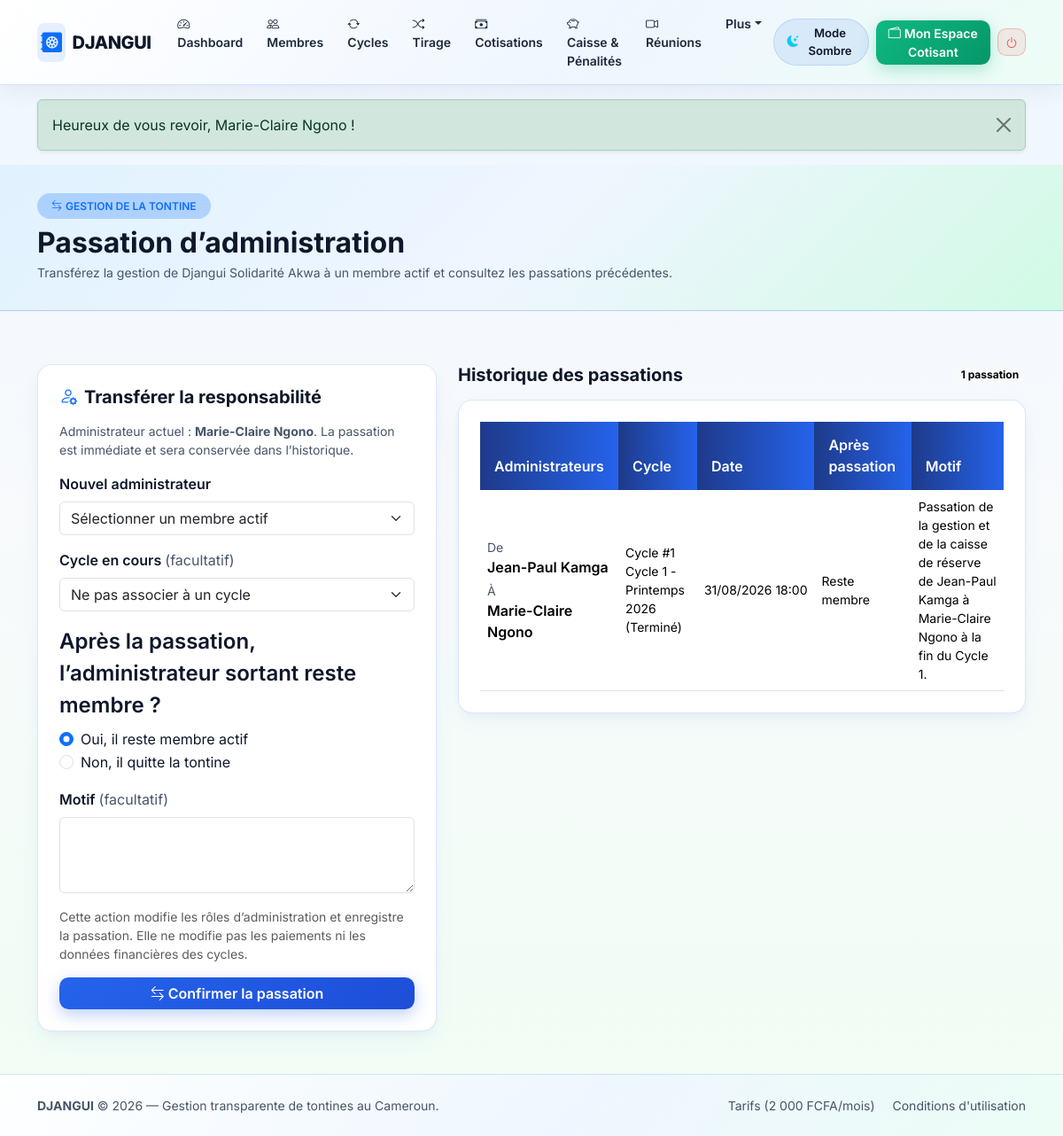
The page /admin/transfer.php (signed in) on the database its author committed.
### tables this page shows
CREATE TABLE tontines (
    id INT UNSIGNED AUTO_INCREMENT PRIMARY KEY,
    code_tontine VARCHAR(20) NOT NULL,
    code_invitation VARCHAR(24) NOT NULL,
    nom VARCHAR(120) NOT NULL,
    description TEXT DEFAULT NULL,
    ville VARCHAR(80) NOT NULL DEFAULT 'Douala',
    devise CHAR(4) NOT NULL DEFAULT 'FCFA',
    solde_caisse_reserve DECIMAL(12,2) NOT NULL DEFAULT 0.00 COMMENT 'Caisse geree par l admin (penalites, bonus, reliquats)',
    statut ENUM('active', 'suspendue', 'fermee') NOT NULL DEFAULT 'active',
    date_debut_essai DATETIME NOT NULL,
    date_fin_essai DATETIME NOT NULL,
    statut_abonnement ENUM('essai', 'actif', 'expire') NOT NULL DEFAULT 'essai',
    abonnement_valide_jusqua DATETIME DEFAULT NULL,
    admin_id INT UNSIGNED NOT NULL COMMENT 'UNIQUE : 1 admin/secretaire ne gere qu une seule tontine',
    created_at DATETIME NOT NULL DEFAULT CURRENT_TIMESTAMP,
    updated_at DATETIME NOT NULL DEFAULT CURRENT_TIMESTAMP ON UPDATE CURRENT_TIMESTAMP,

    CONSTRAINT uq_tontines_code UNIQUE (code_tontine),
    CONSTRAINT uq_tontines_invitation UNIQUE (code_invitation),
    CONSTRAINT uq_tontines_admin UNIQUE (admin_id),
    CONSTRAINT chk_tontines_caisse CHECK (solde_caisse_reserve >= 0),
    CONSTRAINT fk_tontines_admin FOREIGN KEY (admin_id) REFERENCES users(id) ON DELETE RESTRICT ON UPDATE CASCADE,
    INDEX idx_tontines_statut (statut, statut_abonnement)
);

CREATE TABLE users (
    id INT UNSIGNED AUTO_INCREMENT PRIMARY KEY,
    code_public VARCHAR(24) NOT NULL COMMENT 'Identifiant public pour le QR Code (sans donnees sensibles)',
    username VARCHAR(50) NOT NULL,
    password_hash VARCHAR(255) NOT NULL,
    nom_complet VARCHAR(120) NOT NULL,
    telephone VARCHAR(20) NOT NULL,
    email VARCHAR(150) DEFAULT NULL,
    numero_cni VARCHAR(60) DEFAULT NULL COMMENT 'Donnee sensible visible uniquement par l admin',
    role ENUM('admin', 'member') NOT NULL DEFAULT 'member',
    statut_membre ENUM('actif', 'inactif', 'sorti') NOT NULL DEFAULT 'actif',
    statut_validation ENUM('en_attente', 'accepte') NOT NULL DEFAULT 'accepte',
    canal_paiement ENUM('momo', 'om', 'especes') NOT NULL DEFAULT 'momo',
    telephone_paiement VARCHAR(20) NOT NULL COMMENT 'Numero MoMo/OM qui envoie les cotisations et recoit le pot',
    tentatives_echouees TINYINT UNSIGNED NOT NULL DEFAULT 0,
    blocage_jusqua DATETIME DEFAULT NULL,
    reset_token VARCHAR(100) DEFAULT NULL,
    reset_expire_at DATETIME DEFAULT NULL,
    tontine_id INT UNSIGNED DEFAULT NULL COMMENT '1 seule tontine autorisee par compte',
    created_at DATETIME NOT NULL DEFAULT CURRENT_TIMESTAMP,
    updated_at DATETIME NOT NULL DEFAULT CURRENT_TIMESTAMP ON UPDATE CURRENT_TIMESTAMP,

    CONSTRAINT uq_users_code_public UNIQUE (code_public),
    CONSTRAINT uq_users_username UNIQUE (username),
    CONSTRAINT uq_users_telephone UNIQUE (telephone),
    CONSTRAINT uq_users_email UNIQUE (email),
    INDEX idx_users_tontine_statut (tontine_id, statut_membre)
);

CREATE TABLE admin_transfers (
    id INT UNSIGNED AUTO_INCREMENT PRIMARY KEY,
    tontine_id INT UNSIGNED NOT NULL,
    cycle_id INT UNSIGNED DEFAULT NULL,
    ancien_admin_id INT UNSIGNED NOT NULL,
    nouvel_admin_id INT UNSIGNED NOT NULL,
    ancien_reste_membre TINYINT(1) NOT NULL DEFAULT 1,
    motif VARCHAR(255) DEFAULT NULL,
    date_transfert DATETIME NOT NULL DEFAULT CURRENT_TIMESTAMP,

    CONSTRAINT fk_transfers_tontine FOREIGN KEY (tontine_id) REFERENCES tontines(id) ON DELETE CASCADE ON UPDATE CASCADE,
    CONSTRAINT fk_transfers_cycle FOREIGN KEY (cycle_id) REFERENCES cycles(id) ON DELETE SET NULL ON UPDATE CASCADE,
    CONSTRAINT fk_transfers_old_admin FOREIGN KEY (ancien_admin_id) REFERENCES users(id) ON DELETE RESTRICT ON UPDATE CASCADE,
    CONSTRAINT fk_transfers_new_admin FOREIGN KEY (nouvel_admin_id) REFERENCES users(id) ON DELETE RESTRICT ON UPDATE CASCADE,
    INDEX idx_transfers_tontine (tontine_id, date_transfert)
);

CREATE TABLE cycles (
    id INT UNSIGNED AUTO_INCREMENT PRIMARY KEY,
    tontine_id INT UNSIGNED NOT NULL,
    numero_cycle INT UNSIGNED NOT NULL,
    titre VARCHAR(100) NOT NULL,
    montant_cotisation DECIMAL(12,2) NOT NULL,
    frequence ENUM('hebdo', 'bimensuel', 'mensuel') NOT NULL DEFAULT 'mensuel',
    jour_limite_paiement TINYINT UNSIGNED NOT NULL DEFAULT 5,
    montant_penalite_retard DECIMAL(12,2) NOT NULL DEFAULT 0.00,
    date_debut DATE NOT NULL,
    date_fin DATE DEFAULT NULL,
    statut ENUM('brouillon', 'actif', 'termine', 'annule') NOT NULL DEFAULT 'brouillon',
    date_tirage DATETIME DEFAULT NULL,
    tirage_verrouille TINYINT(1) NOT NULL DEFAULT 0,
    auteur_tirage_id INT UNSIGNED DEFAULT NULL,
    created_at DATETIME NOT NULL DEFAULT CURRENT_TIMESTAMP,

    CONSTRAINT uq_cycles_tontine_numero UNIQUE (tontine_id, numero_cycle),
    CONSTRAINT chk_cycles_montant CHECK (montant_cotisation > 0),
    CONSTRAINT chk_cycles_penalite CHECK (montant_penalite_retard >= 0),
    CONSTRAINT fk_cycles_tontine FOREIGN KEY (tontine_id) REFERENCES tontines(id) ON DELETE CASCADE ON UPDATE CASCADE,
    CONSTRAINT fk_cycles_auteur_tirage FOREIGN KEY (auteur_tirage_id) REFERENCES users(id) ON DELETE SET NULL ON UPDATE CASCADE,
    INDEX idx_cycles_tontine_statut (tontine_id, statut)
);

### includes/functions.php (called while the page is built, shortened)
<?php
function e($texte) {
    return htmlspecialchars((string)$texte, ENT_QUOTES, 'UTF-8');
}

### admin/transfer.php (the view, shortened to what this page needs)
<?php
require_once __DIR__ . '/../includes/db.php';
require_once __DIR__ . '/../includes/functions.php';
$tontine_id = (int)($_SESSION['tontine_id'] ?? 0);
$stmtTontine = $pdo->prepare("
    SELECT t.id, t.nom, t.admin_id, u.nom_complet AS nom_admin
    FROM tontines t
    JOIN users u ON u.id = t.admin_id
    WHERE t.id = ?
    LIMIT 1
");
$stmtTontine->execute([$tontine_id]);
$tontine = $stmtTontine->fetch();
$stmtMembres = $pdo->prepare("
    SELECT id, nom_complet, code_public
    FROM users
    WHERE tontine_id = ? AND role = 'member' AND statut_membre = 'actif'
    ORDER BY nom_complet
");
$stmtMembres->execute([$tontine_id]);
$membres = $stmtMembres->fetchAll();
$stmtHistorique = $pdo->prepare("
    SELECT tr.date_transfert, tr.ancien_reste_membre, tr.motif,
           ua.nom_complet AS ancien_admin,
           un.nom_complet AS nouvel_admin,
           c.numero_cycle, c.titre AS titre_cycle
    FROM admin_transfers tr
    JOIN users ua ON ua.id = tr.ancien_admin_id
    JOIN users un ON un.id = tr.nouvel_admin_id
    LEFT JOIN cycles c ON c.id = tr.cycle_id
    WHERE tr.tontine_id = ?
    ORDER BY tr.date_transfert DESC, tr.id DESC
");
$stmtHistorique->execute([$tontine_id]);
$transferts = $stmtHistorique->fetchAll();
require_once __DIR__ . '/../includes/header.php';
require_once __DIR__ . '/../includes/navbar.php';
?>
<div class="page-header-dark">
    <div class="container">
        <span class="badge bg-primary bg-opacity-25 text-primary px-3 py-2 rounded-pill fw-semibold mb-2">
            <i class="bi bi-arrow-left-right me-1"></i>GESTION DE LA TONTINE
        </span>
        <h1 class="fw-bold h2 mb-1">Passation d’administration</h1>
        <p class="text-muted small mb-0">
            Transférez la gestion de <?= e($tontine['nom']) ?> à un membre actif et consultez les passations précédentes.
        </p>
    </div>
</div>
<main class="container pb-5">
    <div class="row g-4 mt-1">
        <section class="col-lg-5" aria-labelledby="transfert-title">
            <div class="card card-djangui p-4">
                <h2 id="transfert-title" class="h5 fw-bold mb-3">
                    <i class="bi bi-person-gear text-primary me-2"></i>Transférer la responsabilité
                </h2>
                <p class="small text-muted">
                    Administrateur actuel : <strong><?= e($tontine['nom_admin']) ?></strong>.
                    La passation est immédiate et sera conservée dans l’historique.
                </p>
                <?php if (empty($membres)): ?>
                    <div class="alert alert-warning mb-0" role="status">
                        Aucun autre membre actif ne peut recevoir l’administration pour le moment.
                    </div>
                <?php else: ?>
                    <form method="POST" action="transfer.php">
                        <div class="mb-3">
                            <label for="nouvel_admin_id" class="form-label fw-semibold">Nouvel administrateur</label>
                            <select class="form-select" id="nouvel_admin_id" name="nouvel_admin_id" required>
                                <option value="">Sélectionner un membre actif</option>
                            </select>
                        </div>
                        <div class="mb-3">
                            <label for="cycle_id" class="form-label fw-semibold">Cycle en cours <span class="text-muted fw-normal">(facultatif)</span></label>
                            <select class="form-select" id="cycle_id" name="cycle_id">
                                <option value="">Ne pas associer à un cycle</option>
                            </select>
                        </div>
                        <fieldset class="mb-3">
                            <legend class="form-label fw-semibold">Après la passation, l’administrateur sortant reste membre ?</legend>
                            <div class="form-check">
                                <input class="form-check-input" type="radio" name="ancien_reste_membre" id="ancien_reste_oui" value="1" checked required>
                                <label class="form-check-label" for="ancien_reste_oui">Oui, il reste membre actif</label>
                            </div>
                            <div class="form-check">
                                <input class="form-check-input" type="radio" name="ancien_reste_membre" id="ancien_reste_non" value="0" required>
                                <label class="form-check-label" for="ancien_reste_non">Non, il quitte la tontine</label>
                            </div>
                        </fieldset>
                        <div class="mb-3">
                            <label for="motif" class="form-label fw-semibold">Motif <span class="text-muted fw-normal">(facultatif)</span></label>
                            <textarea class="form-control" id="motif" name="motif" rows="3" maxlength="255"></textarea>
                        </div>
                        <p class="form-text">
                            Cette action modifie les rôles d’administration et enregistre la passation. Elle ne modifie pas les paiements ni les données financières des cycles.
                        </p>
                        <button type="submit" class="btn btn-glow-blue w-100">
                            <i class="bi bi-arrow-left-right me-1"></i>Confirmer la passation
                        </button>
                    </form>
                <?php endif; ?>
            </div>
        </section>
        <section class="col-lg-7" aria-labelledby="historique-title">
            <div class="d-flex justify-content-between align-items-center mb-3">
                <h2 id="historique-title" class="h5 fw-bold mb-0">Historique des passations</h2>
                <span class="badge rounded-pill text-bg-light"><?= count($transferts) ?> passation<?= count($transferts) > 1 ? 's' : '' ?></span>
            </div>
            <?php if (empty($transferts)): ?>
                <div class="card card-djangui p-4 text-center text-muted">
                    <i class="bi bi-clock-history fs-2 mb-2"></i>
                    Aucune passation n’a encore été enregistrée.
                </div>
            <?php else: ?>
                <div class="card card-djangui p-3 p-md-4">
                    <div class="table-responsive">
                        <table class="table table-djangui align-middle mb-0">
                            <thead>
                                <tr>
                                    <th>Administrateurs</th>
                                    <th>Cycle</th>
                                    <th>Date</th>
                                    <th>Après passation</th>
                                    <th>Motif</th>
                                </tr>
                            </thead>
                            <tbody>
                                <?php foreach ($transferts as $transfert): ?>
                                    <tr>
                                        <td>
                                            <div class="small text-muted">De</div>
                                            <div class="fw-semibold"><?= e($transfert['ancien_admin']) ?></div>
                                            <div class="small text-muted mt-1">À</div>
                                            <div class="fw-semibold"><?= e($transfert['nouvel_admin']) ?></div>
                                        </td>
                                        <td class="small">
                                            <?php if ($transfert['numero_cycle'] !== null): ?>
                                                Cycle #<?= (int)$transfert['numero_cycle'] ?><br>
                                                <?= e($transfert['titre_cycle']) ?>
                                            <?php else: ?>
                                                <span class="text-muted">Non précisé</span>
                                            <?php endif; ?>
                                        </td>
                                        <td class="small text-nowrap"><?= e(date('d/m/Y H:i', strtotime($transfert['date_transfert']))) ?></td>
                                        <td class="small">
                                            <?= (int)$transfert['ancien_reste_membre'] === 1 ? 'Reste membre' : 'Quitte la tontine' ?>
                                        </td>
                                        <td class="small"><?= e($transfert['motif'] ?: '—') ?></td>
                                    </tr>
                                <?php endforeach; ?>
                            </tbody>
                        </table>
                    </div>
                </div>
            <?php endif; ?>
        </section>
    </div>
</main>
<?php require_once __DIR__ . '/../includes/footer.php'; ?>

### rows shown on the page
tontines: nom "Djangui Solidarité Akwa", admin.nom_complet "Marie-Claire Ngono"
admin_transfers: ancien_admin.nom_complet "Jean-Paul Kamga", nouvel_admin.nom_complet "Marie-Claire Ngono", cycle.numero_cycle "1", cycle.titre "Cycle 1 - Printemps 2026 (Terminé)", date_transfert "31/08/2026 18:00", ancien_reste_membre "Reste membre", motif "Passation de la gestion et de la caisse de réserve de Jean-Paul Kamga à Marie-Claire Ngono à la fin du Cycle 1."

### other values the page prints
$_SESSION['flash_texte'] "Heureux de vous revoir, Marie-Claire Ngono !"
count($transferts) "1"
